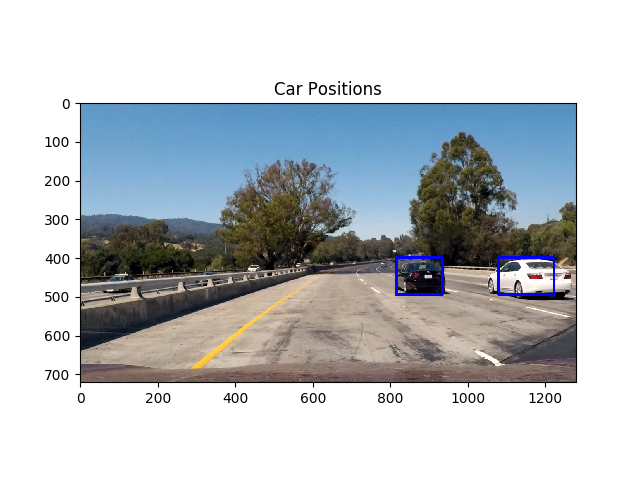
#> input picture visualizations/test_1_car_positions.png, 640 x 480 px
$ python -i utils.py   (imports and definitions only)   (older library calls are emulated)
#> lines starting #> are read from the running program, lines starting #| are printed output that depends on the picture
import matplotlib.image as mpimg
import numpy as np
import cv2
from skimage.feature import hog


# [7 lines left out: function convert_color, not called in this run]

# Define a function to return HOG features and visualization
def get_hog_features(img, orient, pix_per_cell, cell_per_block,
                        vis=False, feature_vec=True):
    # Call with two outputs if vis==True
    if vis == True:
        features, hog_image = hog(img, orientations=orient,
                                  pixels_per_cell=(pix_per_cell, pix_per_cell),
                                  cells_per_block=(cell_per_block, cell_per_block),
                                  transform_sqrt=True,
                                  visualise=vis, feature_vector=feature_vec)
        return features, hog_image
    # Otherwise call with one output
    else:
        features = hog(img, orientations=orient,
                       pixels_per_cell=(pix_per_cell, pix_per_cell),
                       cells_per_block=(cell_per_block, cell_per_block),
                       transform_sqrt=True,
                       visualise=vis, feature_vector=feature_vec)
        return features

def bin_spatial(img, size=(32, 32)):
#> called with size = (32, 32)
    color1 = cv2.resize(img[:,:,0], size).ravel()
#> color1 = 1024 values, max 255 at index 0, min 0 at index 527, mean 186.9
    color2 = cv2.resize(img[:,:,1], size).ravel()
#> color2 = 1024 values, max 255 at index 0, min 0 at index 527, mean 191.9
    color3 = cv2.resize(img[:,:,2], size).ravel()
#> color3 = 1024 values, max 255 at index 0, min 0 at index 804, mean 194.7
    return np.hstack((color1, color2, color3))
    #                      # Use cv2.resize().ravel() to create the feature vector
    # features = cv2.resize(img, size).ravel()
    # # Return the feature vector
    # return features

def color_hist(img, nbins=32, bins_range=(0, 256)):
    # Compute the histogram of the color channels separately
    channel1_hist = np.histogram(img[:,:,0], bins=nbins, range=bins_range)
    channel2_hist = np.histogram(img[:,:,1], bins=nbins, range=bins_range)
    channel3_hist = np.histogram(img[:,:,2], bins=nbins, range=bins_range)
    # Concatenate the histograms into a single feature vector
    hist_features = np.concatenate((channel1_hist[0], channel2_hist[0], channel3_hist[0]))
    # Return the individual histograms, bin_centers and feature vector
    return hist_features

# [104 lines left out: functions extract_features, slide_window, draw_boxes, not called in this run]

# This function is very similar to extract_features()
# just for a single image rather than list of images
def single_img_features(img, color_space='RGB', spatial_size=(32, 32),
                        hist_bins=32, orient=9,
                        pix_per_cell=8, cell_per_block=2, hog_channel=0,
                        spatial_feat=True, hist_feat=True, hog_feat=True):
    #1) Define an empty list to receive features
    img_features = []
    #2) Apply color conversion if other than 'RGB'
    if color_space != 'RGB':
        if color_space == 'HSV':
            feature_image = cv2.cvtColor(img, cv2.COLOR_RGB2HSV)
        elif color_space == 'LUV':
            feature_image = cv2.cvtColor(img, cv2.COLOR_RGB2LUV)
        elif color_space == 'HLS':
            feature_image = cv2.cvtColor(img, cv2.COLOR_RGB2HLS)
        elif color_space == 'YUV':
            feature_image = cv2.cvtColor(img, cv2.COLOR_RGB2YUV)
        elif color_space == 'YCrCb':
            feature_image = cv2.cvtColor(img, cv2.COLOR_RGB2YCrCb)
    else: feature_image = np.copy(img)
    #3) Compute spatial features if flag is set
    if spatial_feat == True:
        spatial_features = bin_spatial(feature_image, size=spatial_size)
#> spatial_features = 3072 values, max 255 at index 0, min 0 at index 527, mean 191.2
        #4) Append features to list
        img_features.append(spatial_features)
    #5) Compute histogram features if flag is set
    if hist_feat == True:
        hist_features = color_hist(feature_image, nbins=hist_bins)
#> in color_hist, `hist_features = np.concatenate((channel1_hist[0], channel2_hist[0], ch..`: hist_features = 96 values, max 164976 at index 31, min 240 at index 59, mean 9600
        #6) Append features to list
        img_features.append(hist_features)
    #7) Compute HOG features if flag is set
    if hog_feat == True:
        if hog_channel == 'ALL':
            hog_features = []
            for channel in range(feature_image.shape[2]):
                hog_features.extend(get_hog_features(feature_image[:,:,channel],
                                    orient, pix_per_cell, cell_per_block,
                                    vis=False, feature_vec=True))
        else:
            hog_features = get_hog_features(feature_image[:,:,hog_channel], orient,
                        pix_per_cell, cell_per_block, vis=False, feature_vec=True)
#> in get_hog_features, `features = hog(img, orientations=orient, pixels_per_cell=(pix_per_cell..`:
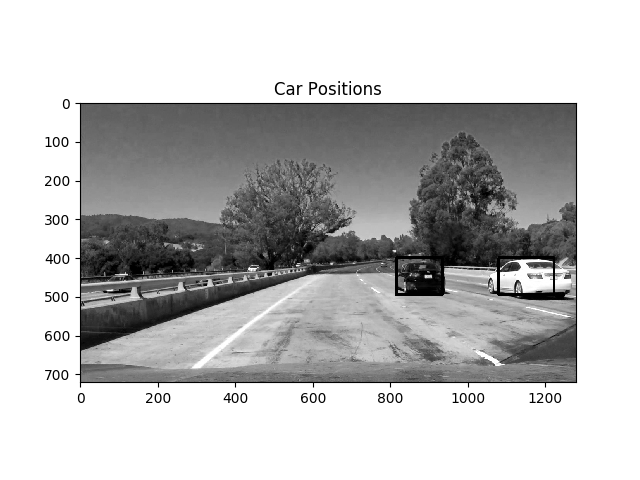
#> img: shape (480, 640); min 0, max 255, mean 190.5
        #8) Append features to list
        img_features.append(hog_features)

    #9) Return concatenated array of features
    return np.concatenate(img_features)

# [132 lines left out: functions search_windows, find_cars, add_heat, apply_threshold, draw_labeled_bboxes, not called in this run]

>>> import cv2
>>> picture = cv2.cvtColor(cv2.imread('visualizations/test_1_car_positions.png'), cv2.COLOR_BGR2RGB)
>>> result = single_img_features(picture)

$ run again, on visualizations/test_2_car_positions.png
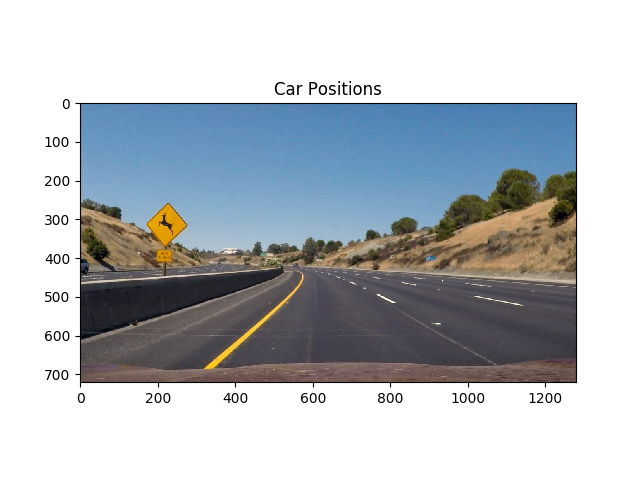
#> input picture visualizations/test_2_car_positions.png, 640 x 480 px
#> color1 = 1024 values, max 255 at index 0, min 0 at index 804, mean 180.6
#> color2 = 1024 values, max 255 at index 0, min 0 at index 804, mean 186
#> color3 = 1024 values, max 255 at index 0, min 0 at index 804, mean 190.7
#> spatial_features = 3072 values, max 255 at index 0, min 0 at index 804, mean 185.8
#> in color_hist, `hist_features = np.concatenate((channel1_hist[0], channel2_hist[0], ch..`: hist_features = 96 values, max 163980 at index 31, min 98 at index 93, mean 9600
#> in get_hog_features, `features = hog(img, orientations=orient, pixels_per_cell=(pix_per_cell..`:
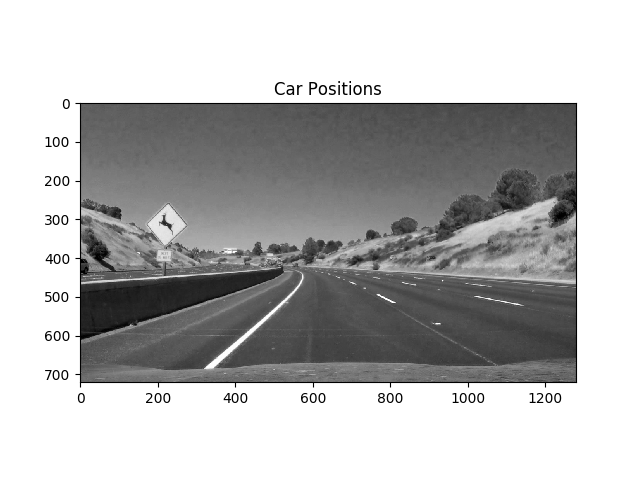
#> img: shape (480, 640); min 0, max 255, mean 184.1

$ run again, on visualizations/test_3_car_positions.png
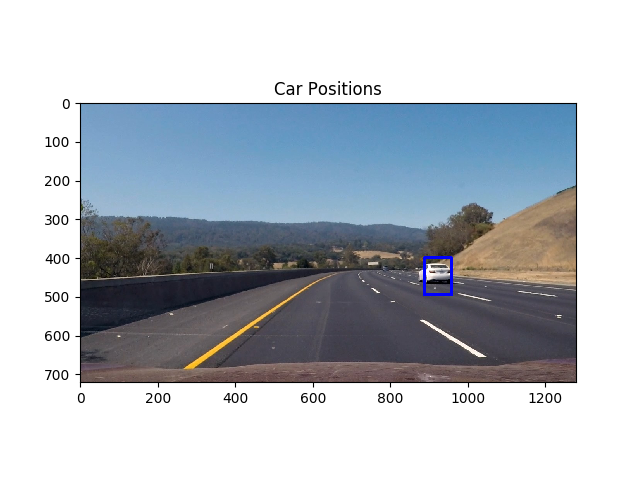
#> input picture visualizations/test_3_car_positions.png, 640 x 480 px
#> color1 = 1024 values, max 255 at index 0, min 0 at index 804, mean 180.3
#> color2 = 1024 values, max 255 at index 0, min 0 at index 804, mean 186.6
#> color3 = 1024 values, max 255 at index 0, min 0 at index 804, mean 193.5
#> spatial_features = 3072 values, max 255 at index 0, min 0 at index 804, mean 186.8
#> in color_hist, `hist_features = np.concatenate((channel1_hist[0], channel2_hist[0], ch..`: hist_features = 96 values, max 164143 at index 31, min 133 at index 59, mean 9600
#> in get_hog_features, `features = hog(img, orientations=orient, pixels_per_cell=(pix_per_cell..`:
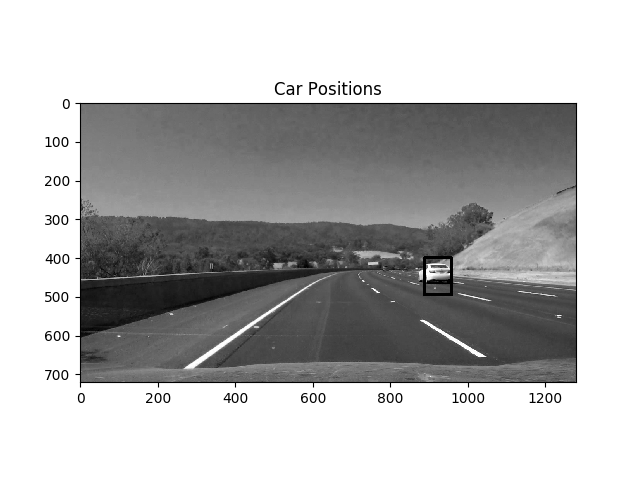
#> img: shape (480, 640); min 0, max 255, mean 183.2

$ run again, on visualizations/test_4_car_positions.png
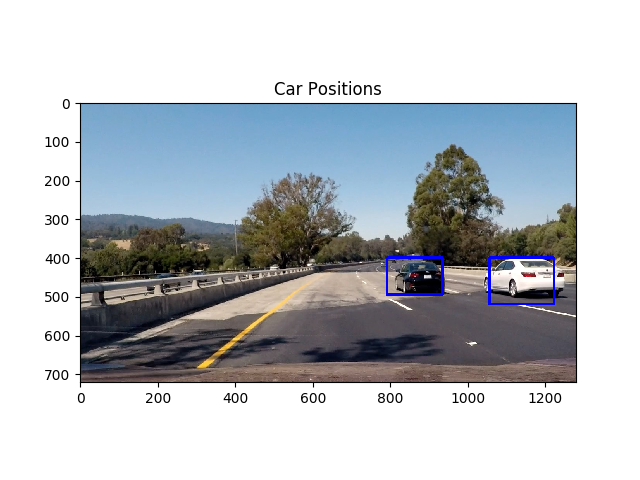
#> input picture visualizations/test_4_car_positions.png, 640 x 480 px
#> color1 = 1024 values, max 255 at index 0, min 0 at index 568, mean 184.2
#> color2 = 1024 values, max 255 at index 0, min 0 at index 568, mean 189.2
#> color3 = 1024 values, max 255 at index 0, min 0 at index 629, mean 193.9
#> spatial_features = 3072 values, max 255 at index 0, min 0 at index 568, mean 189.1
#> in color_hist, `hist_features = np.concatenate((channel1_hist[0], channel2_hist[0], ch..`: hist_features = 96 values, max 165078 at index 95, min 241 at index 61, mean 9600
#> in get_hog_features, `features = hog(img, orientations=orient, pixels_per_cell=(pix_per_cell..`:
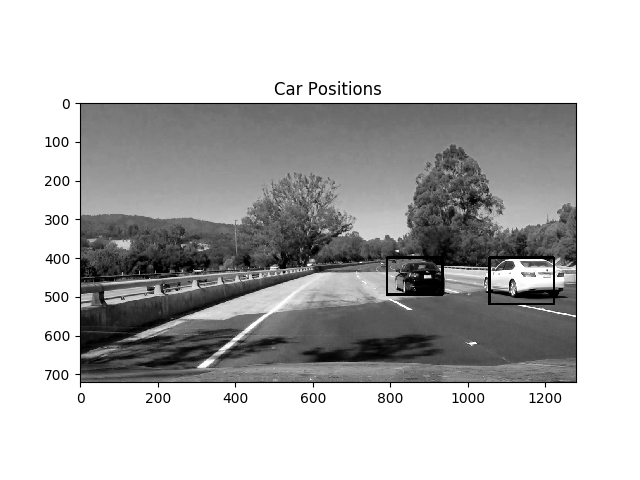
#> img: shape (480, 640); min 0, max 255, mean 187.9
